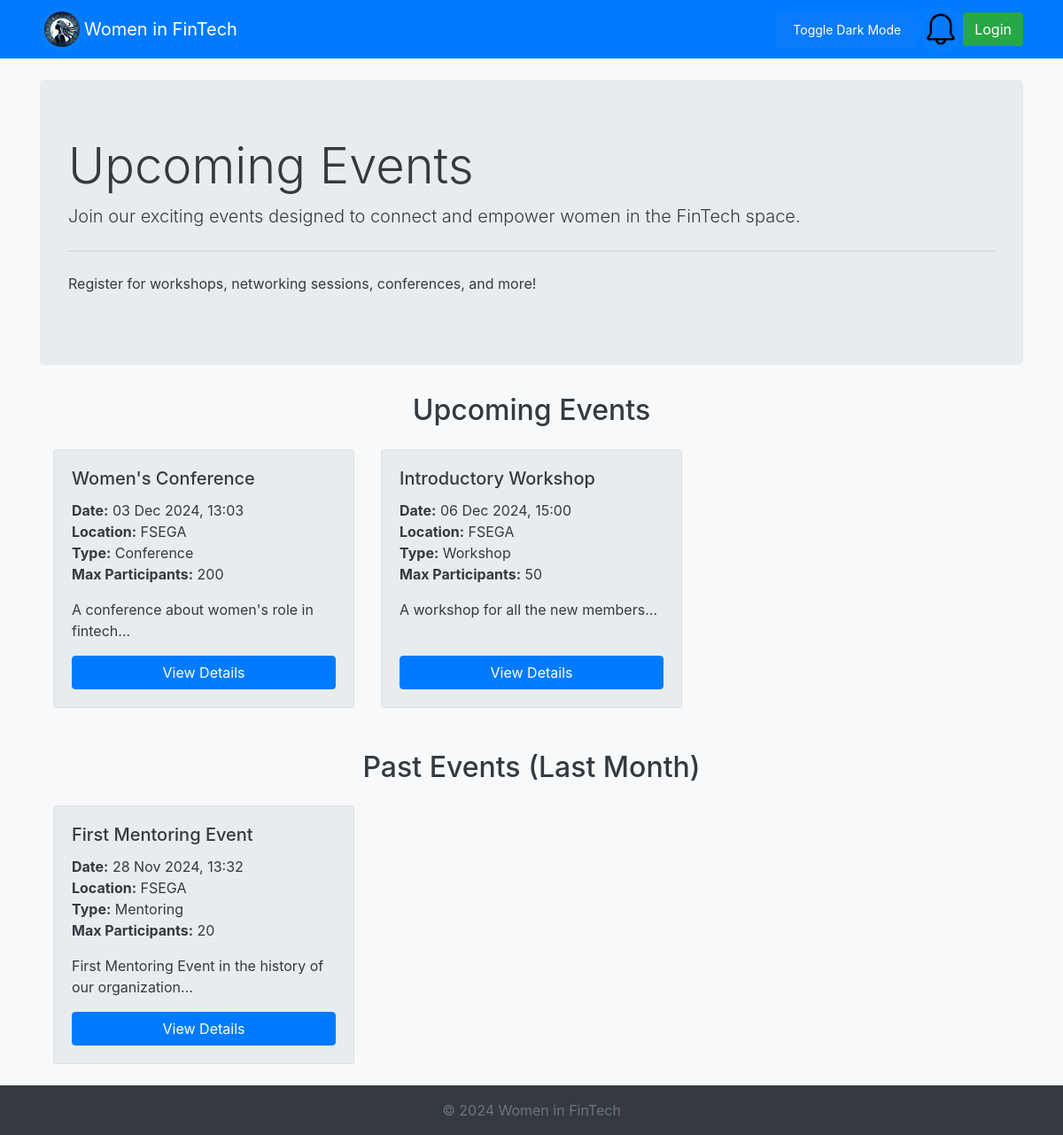
/events.php, run on an earlier commit of the app's database.
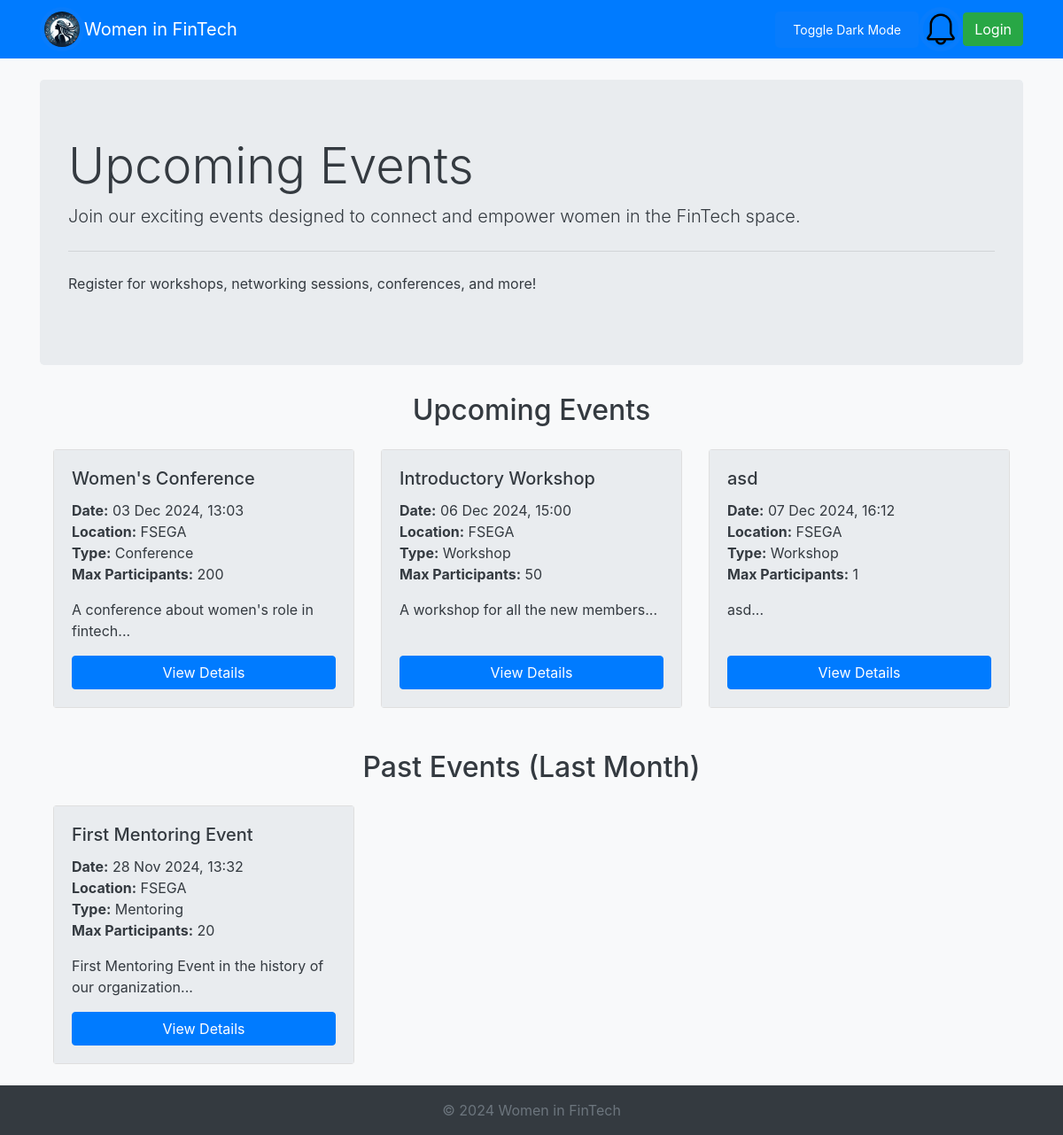
And on a later commit of the database.
### tables this page shows
CREATE TABLE `events` (
  `id` int(11) NOT NULL,
  `title` varchar(255) NOT NULL,
  `description` text DEFAULT NULL,
  `event_date` datetime NOT NULL,
  `location` varchar(255) DEFAULT NULL,
  `event_type` enum('workshop','mentoring','networking','conference') DEFAULT NULL,
  `max_participants` int(11) DEFAULT NULL,
  `created_by` int(11) DEFAULT NULL,
  `created_at` timestamp NOT NULL DEFAULT current_timestamp()
);

### events.php (the view, shortened to what this page needs)
<?php
include_once "includes/header.php";
$query_upcoming = "SELECT id, title, description, event_date, location, event_type, max_participants FROM events WHERE event_date >= NOW() ORDER BY event_date ASC";
$stmt_upcoming = $db->prepare($query_upcoming);
$stmt_upcoming->execute();
$events_upcoming = $stmt_upcoming->fetchAll(PDO::FETCH_ASSOC);
$query_past = "SELECT id, title, description, event_date, location, event_type, max_participants FROM events WHERE event_date < NOW() AND event_date >= DATE_SUB(NOW(), INTERVAL 1 MONTH) ORDER BY event_date DESC";
$stmt_past = $db->prepare($query_past);
$stmt_past->execute();
$events_past = $stmt_past->fetchAll(PDO::FETCH_ASSOC);
?>
<div class="jumbotron">
    <h1 class="display-4">Upcoming Events</h1>
    <p class="lead">Join our exciting events designed to connect and empower women in the FinTech space.</p>
    <hr class="my-4">
    <p>Register for workshops, networking sessions, conferences, and more!</p>
</div>
<div class="container mt-4">
    <h2 class="text-center mb-4">Upcoming Events</h2>
    <?php if (!empty($events_upcoming)): ?>
        <div class="row">
            <?php foreach ($events_upcoming as $event): ?>
                <div class="col-md-4 mb-4">
                    <div class="card h-100 d-flex flex-column">
                        <div class="card-body d-flex flex-column">
                            <h5 class="card-title"><?php echo htmlspecialchars($event['title']); ?></h5>
                            <p class="card-text">
                                <strong>Date:</strong> <?php echo date('d M Y, H:i', strtotime($event['event_date'])); ?><br>
                                <strong>Location:</strong> <?php echo htmlspecialchars($event['location']); ?><br>
                                <strong>Type:</strong> <?php echo ucfirst($event['event_type']); ?><br>
                                <strong>Max Participants:</strong> <?php echo $event['max_participants']; ?>
                            </p>
                            <p class="card-text">
                                <?php echo nl2br(htmlspecialchars(substr($event['description'], 0, 100))); ?>...
                            </p>
                            <div class="mt-auto">
                                <a href="event_details.php?id=<?php echo $event['id']; ?>" class="btn btn-primary btn-block">View Details</a>
                            </div>
                        </div>
                    </div>
                </div>
            <?php endforeach; ?>
        </div>
    <?php else: ?>
        <p class="text-center">No upcoming events at the moment. Please check back later.</p>
    <?php endif; ?>
</div>
<div class="container mt-4">
    <h2 class="text-center mb-4">Past Events (Last Month)</h2>
    <?php if (!empty($events_past)): ?>
        <div class="row">
            <?php foreach ($events_past as $event): ?>
                <div class="col-md-4 mb-4">
                    <div class="card h-100 d-flex flex-column">
                        <div class="card-body d-flex flex-column">
                            <h5 class="card-title"><?php echo htmlspecialchars($event['title']); ?></h5>
                            <p class="card-text">
                                <strong>Date:</strong> <?php echo date('d M Y, H:i', strtotime($event['event_date'])); ?><br>
                                <strong>Location:</strong> <?php echo htmlspecialchars($event['location']); ?><br>
                                <strong>Type:</strong> <?php echo ucfirst($event['event_type']); ?><br>
                                <strong>Max Participants:</strong> <?php echo $event['max_participants']; ?>
                            </p>
                            <p class="card-text">
                                <?php echo nl2br(htmlspecialchars(substr($event['description'], 0, 100))); ?>...
                            </p>
                            <div class="mt-auto">
                                <a href="event_details.php?id=<?php echo $event['id']; ?>" class="btn btn-primary btn-block">View Details</a>
                            </div>
                        </div>
                    </div>
                </div>
            <?php endforeach; ?>
        </div>
    <?php else: ?>
        <p class="text-center">No past events in the last month. Please check back later.</p>
    <?php endif; ?>
</div>
<?php
include_once "includes/footer.php";
?>

What changed in the data, as far as the page shows it:
added events: title "asd", event_date "07 Dec 2024, 16:12", location "FSEGA", event_type "Workshop", max_participants "1", description "asd", shown under "Upcoming Events"
